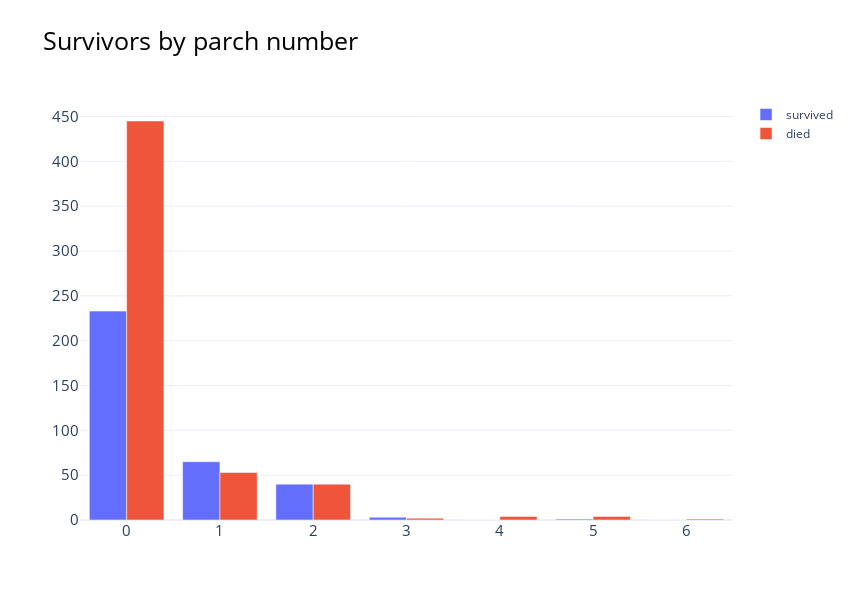

Notebook code for this chart:
### Code cell
fig = go.Figure()
fig.add_trace(go.Bar(x=list(range(7)),y=[
    len(df.loc[(df['Parch']==i)&(df['Survived']==1)]) for i in range(7)
    ],showlegend=True,name='survived'))

fig.add_trace(go.Bar(x=list(range(7)),y=[
    len(df.loc[(df['Parch']==i)&(df['Survived']==0)]) for i in range(7)
    ],showlegend=True,name='died'))
fig.update_traces(hoverinfo="y")
fig.update_layout(hovermode="x", height=600, width=850, template='plotly_white',
    title = {'text': "Survivors by parch number"}, titlefont={"size": 25,'color':'black'},
    yaxis={'tickfont':{"size": 15}},xaxis={'tickfont':{"size": 15}},
)
fig.show()

### Figure 1 — Plotly figure (JSON) as saved in the notebook; plotly's stock layout.template omitted (floating-point values rounded to 4 significant figures)
{"data": [{"hoverinfo": "y", "name": "survived", "showlegend": true, "type": "bar", "x": [0, 1, 2, 3, 4, 5, 6], "y": [233, 65, 40, 3, 0, 1, 0]}, {"hoverinfo": "y", "name": "died", "showlegend": true, "type": "bar", "x": [0, 1, 2, 3, 4, 5, 6], "y": [445, 53, 40, 2, 4, 4, 1]}], "layout": {"height": 600, "hovermode": "x", "title": {"font": {"color": "black", "size": 25}, "text": "Survivors by parch number"}, "width": 850, "xaxis": {"tickfont": {"size": 15}}, "yaxis": {"tickfont": {"size": 15}}}}
